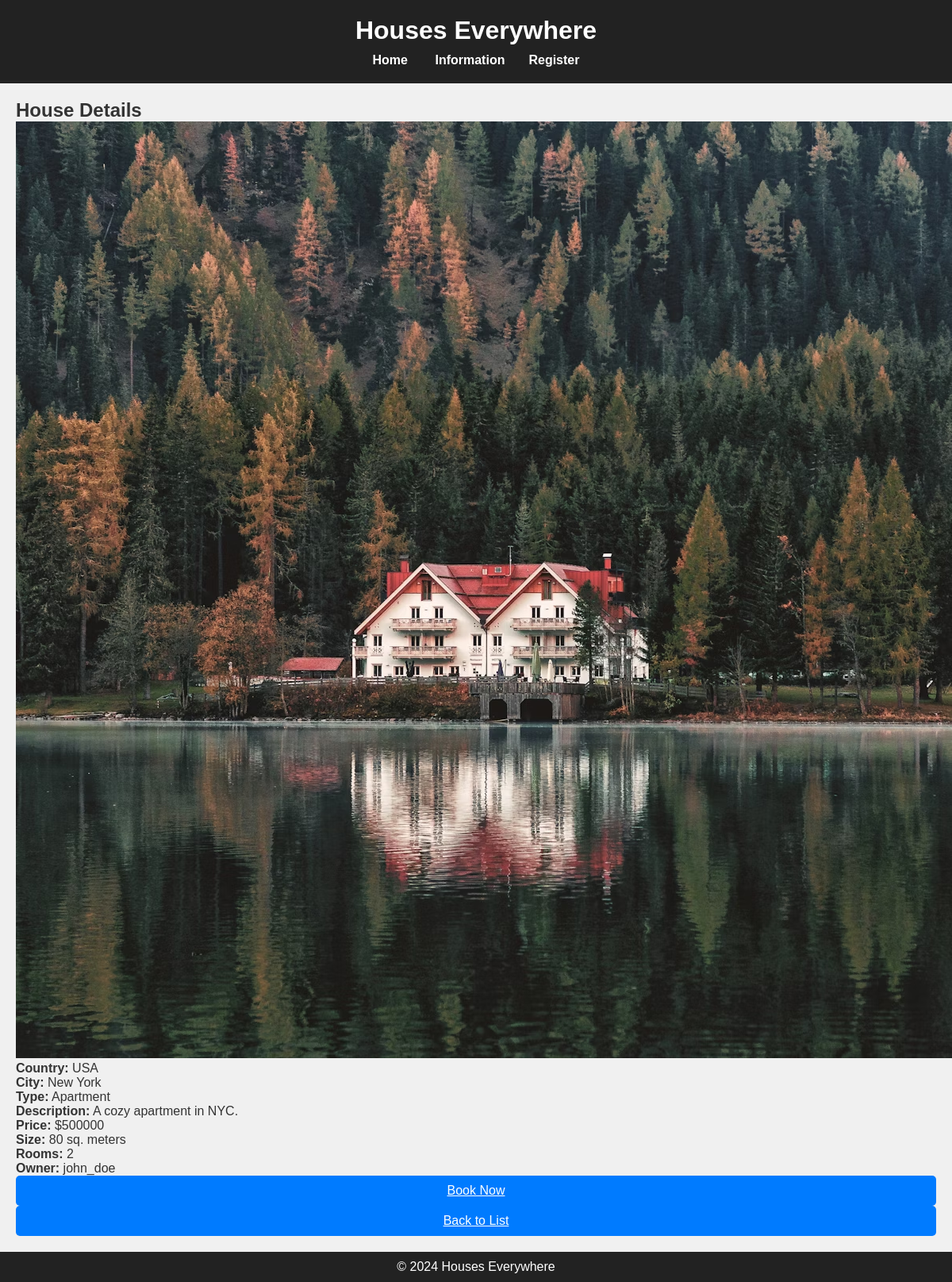
Page /house/1 on the committed database.
### models.py (models this page shows, shortened)
class House(db.Model):
    id = db.Column(db.Integer, primary_key=True)
    country = db.Column(db.String(100))
    city = db.Column(db.String(100))
    type = db.Column(db.String(100))
    price = db.Column(db.Integer)
    size = db.Column(db.Integer)
    rooms = db.Column(db.Integer)
    description = db.Column(db.String(500))
    image_url = db.Column(db.String(200))
    owner_id = db.Column(db.Integer, db.ForeignKey('users.id'))
    owner = db.relationship('Users', backref='houses')

class Users(db.Model):
    id = db.Column(db.Integer, primary_key=True)
    username = db.Column(db.String(80), unique=True, nullable=False)
    email = db.Column(db.String(120), unique=True, nullable=False)
    phone = db.Column(db.String(120), unique=True, nullable=False)
    password = db.Column(db.String(200), nullable=False)

### app.py (the view)
@app.route('/house/<int:house_id>')
def house_details(house_id):
    house = House.query.get_or_404(house_id)
    return render_template('house_details.html', house=house)

### templates/house_details.html (shortened to what this page needs)
{% extends "base.html" %}
{% block content %}
    <h2>House Details</h2>
    <div class="house-details">
<img src="{{ url_for('static', filename=house.image_url) }}" alt="House Image">
        <div class="house-info">
            <p><strong>Country:</strong> {{ house.country }}</p>
            <p><strong>City:</strong> {{ house.city }}</p>
            <p><strong>Type:</strong> {{ house.type }}</p>
            <p><strong>Description:</strong> {{ house.description }}</p>
            <p><strong>Price:</strong> ${{ house.price }}</p>
            <p><strong>Size:</strong> {{ house.size }} sq. meters</p>
            <p><strong>Rooms:</strong> {{ house.rooms }}</p>
            <p><strong>Owner:</strong> {{ house.owner.username }}</p>
            <a href="{{ url_for('book_house', house_id=house.id) }}" class="btn">Book Now</a>
        </div>
    </div>
    <a href="{{ url_for('index') }}" class="btn">Back to List</a>
{% endblock %}

### static/styles.css (style rules this page uses)
* { margin: 0; padding: 0; box-sizing: border-box; }
body { font-family: 'Arial', sans-serif; background-color: #f0f0f0; color: #333; }
.btn { display: block; width: 100%; padding: 10px; background-color: #007bff; color: #fff; border: none; border-radius: 5px; cursor: pointer; font-size: 16px; text-align: center; }

### rows in the picture
House: image_url (picture), country "USA", city "New York", type "Apartment", description "A cozy apartment in NYC.", price "500000", size "80", rooms "2"
Users: owner.username "john_doe"
